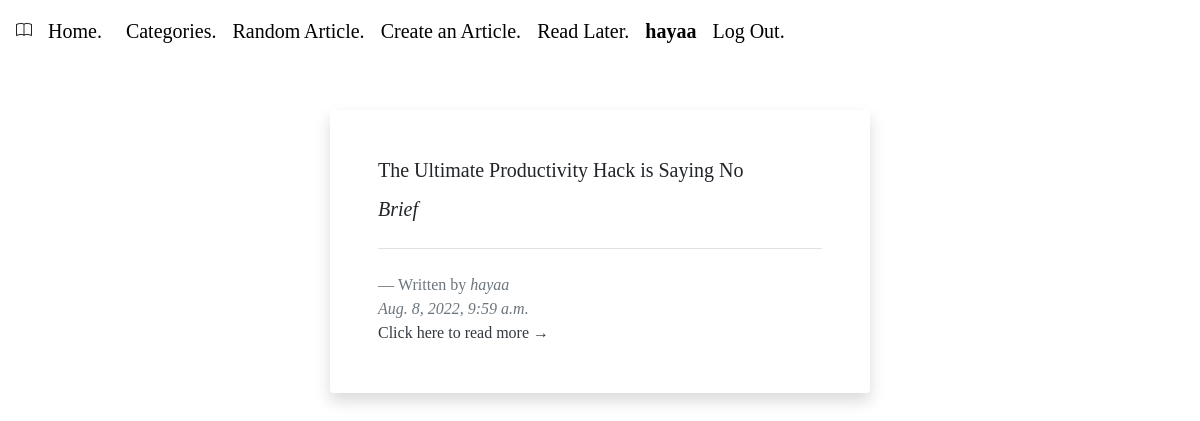
The app's page /read_later (signed in), older data.
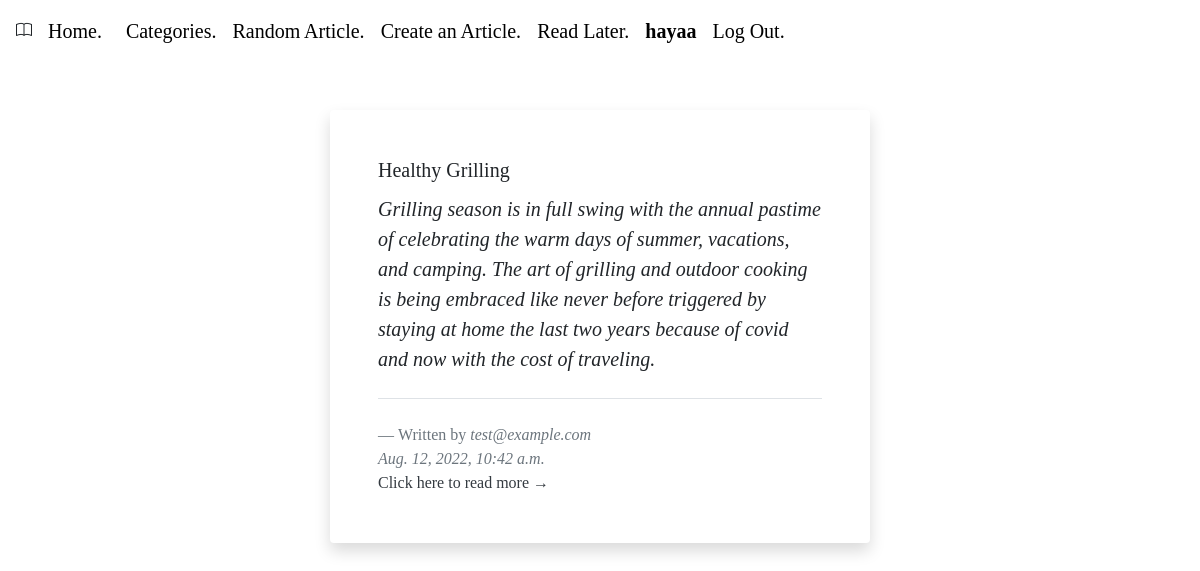
The same page, newer data.
### final/models.py (models this page shows, shortened)
class Article(models.Model):
    title = models.CharField(max_length=1000)
    author = models.ForeignKey(User, on_delete=models.CASCADE, related_name="articles")
    brief = models.TextField()
    text = models.TextField()
    date = models.DateTimeField(auto_now_add=True)
    category = models.ForeignKey(Categories, on_delete=models.CASCADE, blank=True, null=True, related_name="categories")
    read_later = models.ManyToManyField(User, blank=True, related_name="read_later")

class User(AbstractUser):
    pass

### final/views.py (the view)
# urls.py: path("read_later", views.read_later, name="read_later"),
@login_required
def read_later(request):
    user = request.user
    user_articles = user.read_later.all()
    return render(request, "final/read_later.html", {
        "user_articles": user_articles
    })

### final/templates/final/read_later.html (shortened to what this page needs)
{% extends "final/layout.html" %}
{% load static %}
{% block body %}
<section class="py-5">
    <div class="container">
    {% for article in user_articles %}
        <div class="row">
            <div class="col-lg-6 mx-auto" onclick="this.querySelector('a').click(); return true;">
                <blockquote class="blockquote blockquote-custom bg-white p-5 shadow rounded">
                    <h5 class="card-title">{{ article.title }}</h5>
                    <p class="mb-0 mt-2 font-italic">{{ article.brief }}</p>
                    <footer class="blockquote-footer pt-4 mt-4 border-top">Written by
                        <cite title="Source Title">{{ article.author }}</cite>
                        <br>
                        <cite title="Source Title">{{ article.date }}</cite>
                        <br>
                        <a  class="text-decoration-none text-dark" href="{% url 'article' article.id %}">Click here to read more →</a>
                    </footer>
                </blockquote>
            </div>
        </div>
        {% endfor %}
    </div>
</section>
{% endblock %}

Row changes from the older to the newer data that the page shows:
removed Article: title "The Ultimate Productivity Hack is Saying No", brief "Brief", author "hayaa", date "Aug. 8, 2022, 9:59 a.m."
added Article: title "Healthy Grilling", brief "Grilling season is in full swing with the annual pastime of celebrating the warm days of summer, vacations, and camping. The art of grilling and outdoor cooking is being embraced like never before triggered by staying at home the last two years because of covid and now with the cost of traveling.", author "test@example.com", date "Aug. 12, 2022, 10:42 a.m."
